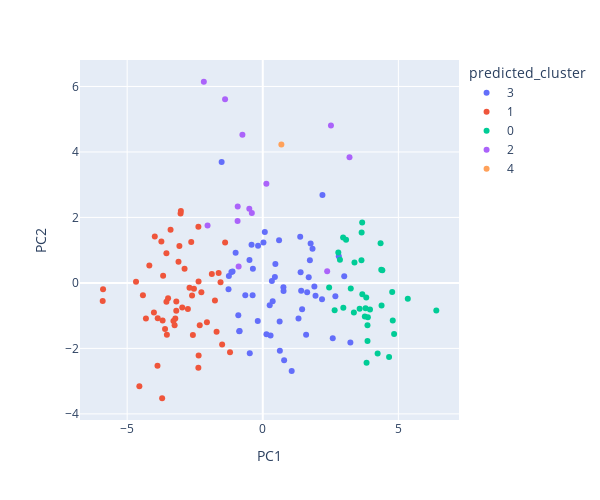

The code cell stored with this chart in its notebook:
### Code cell
from sklearn.decomposition import PCA

pca = PCA(n_components=2)
df_pca = pd.DataFrame({
    "PC1" : pca.fit_transform(fat_quantity_norm)[:, 0],
    "PC2" : pca.fit_transform(fat_quantity_norm)[:, 1],
    "predicted_cluster" : kmeans.predict(fat_quantity_norm).astype(str)})

px.scatter(df_pca, 
           x='PC1',
           y='PC2', 
           color="predicted_cluster",
           width=600,
           height=500)

### Figure 1 — Plotly figure (JSON) as saved in the notebook; plotly's stock layout.template omitted (floating-point values rounded to 4 significant figures)
{"data": [{"hovertemplate": "predicted_cluster=3<br>PC1=%{x}<br>PC2=%{y}<extra></extra>", "legendgroup": "3", "marker": {"color": "#636efa", "symbol": "circle"}, "mode": "markers", "name": "3", "orientation": "v", "showlegend": true, "type": "scatter", "x": [1.396, 0.6224, -1.115, 1.636, 0.4648, 3.004, -0.4141, -1.157, 0.2866, -0.8676, 1.38, -0.4904, 1.764, 0.3366, 2.201, -0.8545, 1.415, 2.58, 1.317, -0.9022, 1.066, -0.1739, 0.07558, 0.7874, -1.263, 2.676, 0.6296, 0.4467, 1.737, 1.945, 1.45, -1.516, 0.365, 2.184, 1.694, 0.7608, 0.7658, -0.6447, 0.0253, -0.1845, -0.3749, 1.903, 0.2553, 0.6009, 2.803, -0.3644, 0.1361, -0.4792, -1.25, -1.001, 1.834, 1.597, 3.23], "xaxis": "x", "y": [0.3259, -1.18, 0.351, -0.287, 0.5773, 0.2007, 1.168, 0.331, -1.607, -1.475, 1.412, 0.6998, 1.206, 0.05974, 2.682, -1.467, -0.2365, -1.69, -1.087, -0.9858, -2.691, 1.137, 1.552, -2.363, -0.1965, -0.4074, -2.071, 0.1799, 0.6957, -0.3931, -0.8073, 3.694, -0.5621, -0.5, 0.1754, -0.1349, -0.244, -0.3758, 1.234, -1.163, -0.3794, -0.1073, -0.6856, 1.306, 0.8159, 0.4322, -1.572, -2.148, 0.2113, 0.9187, 1.041, -1.586, -1.817], "yaxis": "y"}, {"hovertemplate": "predicted_cluster=1<br>PC1=%{x}<br>PC2=%{y}<extra></extra>", "legendgroup": "1", "marker": {"color": "#EF553B", "symbol": "circle"}, "mode": "markers", "name": "1", "orientation": "v", "showlegend": true, "type": "scatter", "x": [-3.074, -3.491, -4.673, -3.25, -3.4, -1.627, -4.55, -1.763, -1.389, -2.884, -2.06, -2.76, -1.703, -1.498, -4.419, -3.882, -3.981, -3.739, -3.031, -3.873, -4.014, -2.607, -3.535, -3.02, -2.538, -1.207, -2.365, -2.264, -2.374, -3.107, -3.675, -5.889, -3.553, -1.557, -5.902, -3.693, -2.638, -2.576, -1.878, -3.19, -3.552, -2.97, -3.187, -2.368, -4.182, -2.324, -4.308, -2.375, -3.294, -3.603, -2.701, -3.225, -3.71], "xaxis": "x", "y": [1.128, -0.4682, 0.03892, -1.293, 1.622, 0.3026, -3.158, -0.5364, 1.236, 0.4338, -1.199, -0.7991, -1.489, -1.882, -0.3741, -2.53, 1.419, 1.265, 2.119, -1.078, -0.9035, -0.3869, -1.582, 2.199, -0.1809, -2.118, -2.214, -0.2868, 1.713, 0.6492, 0.2166, -0.1942, 0.909, 0.01902, -0.5526, -1.152, 1.249, -1.592, 0.2736, -0.847, -0.5786, -0.7519, -0.5665, 0.0442, 0.5296, -1.295, -1.083, -2.591, -1.162, -1.41, -0.1453, -1.086, -3.523], "yaxis": "y"}, {"hovertemplate": "predicted_cluster=0<br>PC1=%{x}<br>PC2=%{y}<extra></extra>", "legendgroup": "0", "marker": {"color": "#00cc96", "symbol": "circle"}, "mode": "markers", "name": "0", "orientation": "v", "showlegend": true, "type": "scatter", "x": [3.245, 3.67, 4.772, 4.38, 3.789, 3.645, 3.381, 3.815, 2.65, 5.347, 3.86, 4.369, 3.875, 3.572, 2.446, 2.845, 3.639, 3.827, 3.072, 3.665, 3.763, 4.408, 4.792, 6.398, 2.97, 3.862, 4.235, 2.785, 2.962, 4.842, 3.954, 4.657, 3.36, 4.344], "xaxis": "x", "y": [-0.1715, -0.3454, -0.2799, -0.6937, -0.7761, 1.536, 0.623, -0.449, -0.8336, -0.4826, -1.29, 0.4016, -1.049, -0.7872, -0.1391, 0.7079, 0.6886, -2.435, 1.32, 1.844, -1.027, 0.3835, -1.15, -0.8445, -0.7595, -1.772, -2.159, 0.9295, 1.385, -1.56, -0.8133, -2.266, -0.9045, 1.212], "yaxis": "y"}, {"hovertemplate": "predicted_cluster=2<br>PC1=%{x}<br>PC2=%{y}<extra></extra>", "legendgroup": "2", "marker": {"color": "#ab63fa", "symbol": "circle"}, "mode": "markers", "name": "2", "orientation": "v", "showlegend": true, "type": "scatter", "x": [-0.9241, 3.198, -1.39, -0.9284, -0.4035, 2.514, -2.173, 2.375, -2.035, 0.1331, -0.4967, -0.8906, -0.7506], "xaxis": "x", "y": [2.33, 3.837, 5.612, 1.891, 2.132, 4.806, 6.144, 0.3581, 1.753, 3.026, 2.266, 0.5039, 4.524], "yaxis": "y"}, {"hovertemplate": "predicted_cluster=4<br>PC1=%{x}<br>PC2=%{y}<extra></extra>", "legendgroup": "4", "marker": {"color": "#FFA15A", "symbol": "circle"}, "mode": "markers", "name": "4", "orientation": "v", "showlegend": true, "type": "scatter", "x": [0.6863], "xaxis": "x", "y": [4.228], "yaxis": "y"}], "layout": {"height": 500, "legend": {"title": {"text": "predicted_cluster"}, "tracegroupgap": 0}, "margin": {"t": 60}, "width": 600, "xaxis": {"anchor": "y", "domain": [0, 1], "title": {"text": "PC1"}}, "yaxis": {"anchor": "x", "domain": [0, 1], "title": {"text": "PC2"}}}}
